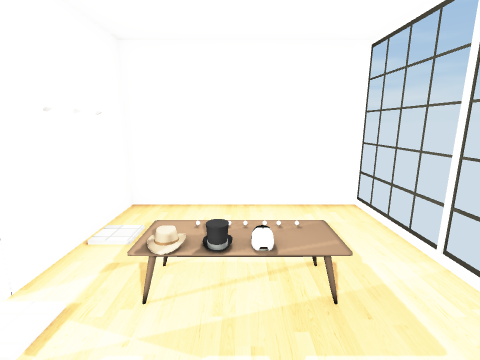
[1] (above)

13 first-person views from a walk through a 3-D level made in the Unity game engine. The camera is 1.4 m above the floor, tilts 12° down and sees 85° across. The floor is counted in squares, 0.5 m on a side. Each view is taken from the middle of a square. On the plan, view 1 faces up. The plan holds only what a view shows up to about 19 squares ahead; the rest is blank. The player character is not drawn. Some surface patterns are stand-ins.

[2]
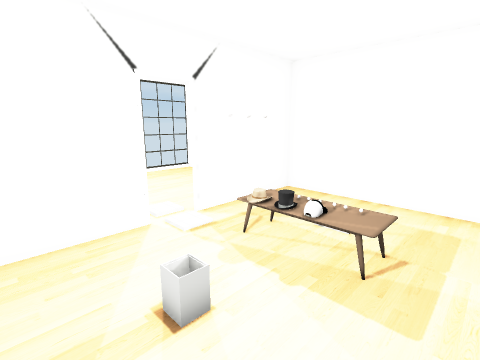

[3]
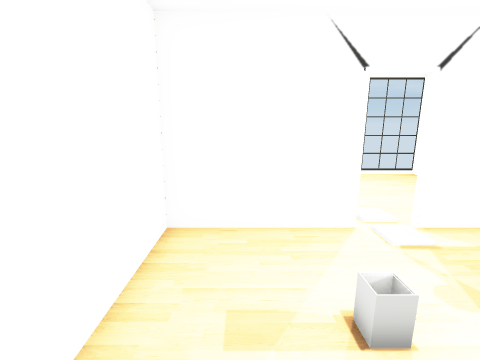

[4]
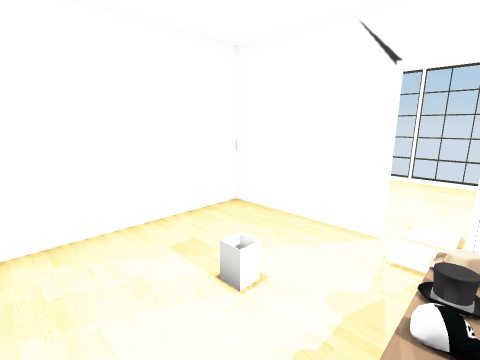

[5]
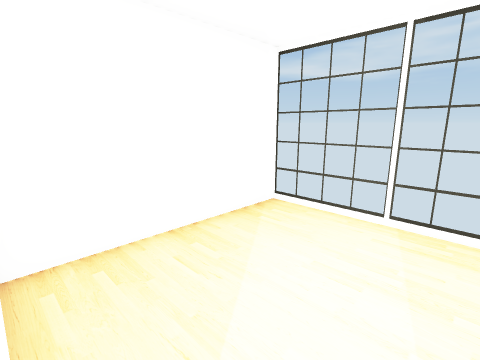

[6]
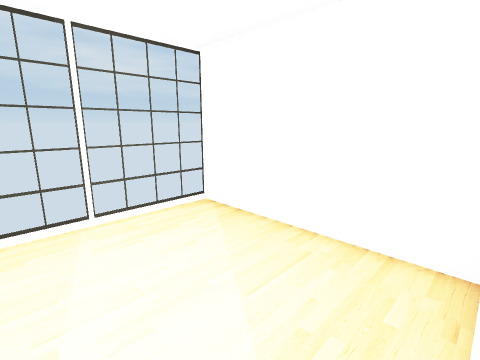

[7]
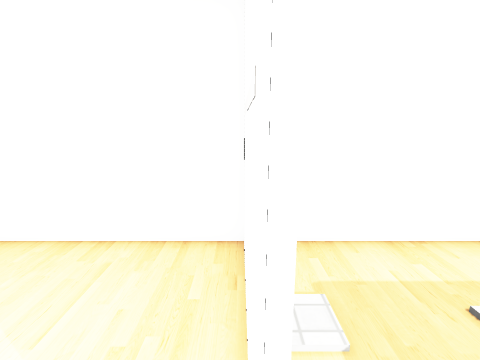

[8]
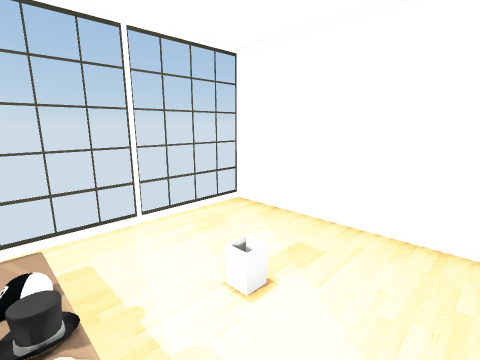

[9]
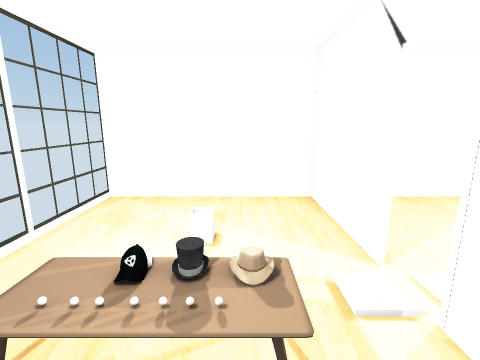

[10]
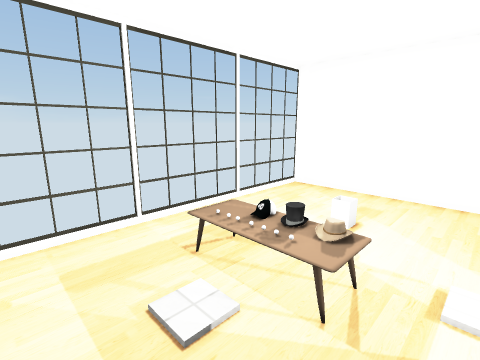

[11]
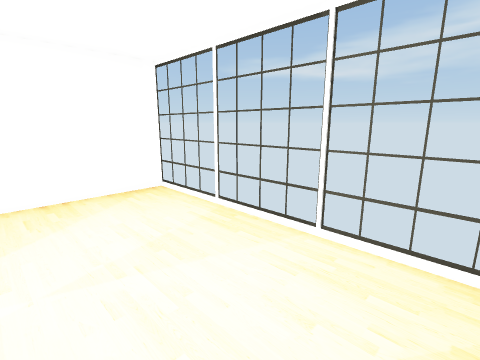

[12]
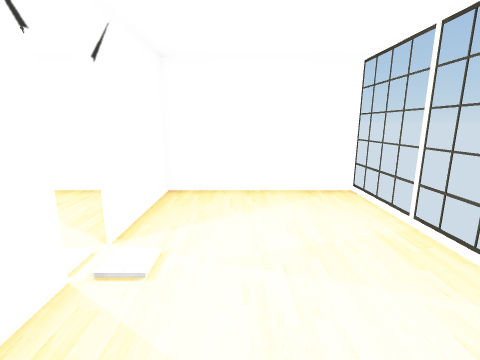

[13]
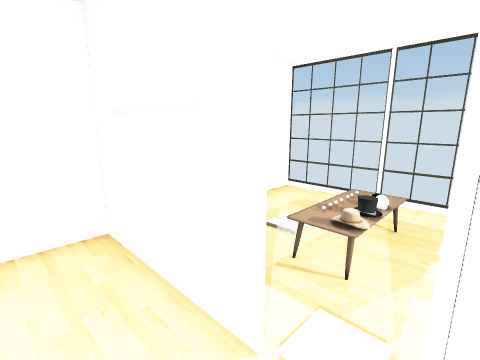

### Floor plan
Points are (right, up) in squares from view 1. A wall is a line through its corners. A room is listed if a view was taken in it or the views show most of it. See-through windows are left out.
Room 1 (views 1, 2, 3, 4, 8, 9, 10)
walls: (-3.8, 2.3) (-3.8, -3.1); (-3.8, 9) (-3.8, 3.8); (-3.9, -3) (4.1, -3) (4.1, 9) (-3.9, 9)
ways out: opening at (-4, 4.5) to room 2
objects: other object (-1, 4); other object (0, 4)
Room 2 (views 5, 6, 7, 11, 12, 13)
walls: (-3.9, 3.7) (-3.9, 9) (-11.9, 9) (-11.9, -3) (-3.9, -3); (-3.9, -3.1) (-3.9, 2.2)
ways out: opening at (-4, 4.5) to room 1

Where each view was taken, in squares from view 1:
view 1: 0 up, 0 right, facing up
view 2: 1 down, 3 right, facing up-left
view 3: 1 down, 3 right, facing left
view 4: 4 up, 3 right, facing down-left
view 5: 3 up, 4 left, facing down-left
view 6: 3 up, 4 left, facing up-left
view 7: 3 up, 4 left, facing up
view 8: 4 up, 3 left, facing down-right
view 9: 7 up, 1 left, facing down
view 10: 8 up, 3 left, facing down-right
view 11: 8 up, 6 left, facing down-left
view 12: 8 up, 7 left, facing down
view 13: 2 up, 6 left, facing up-right
